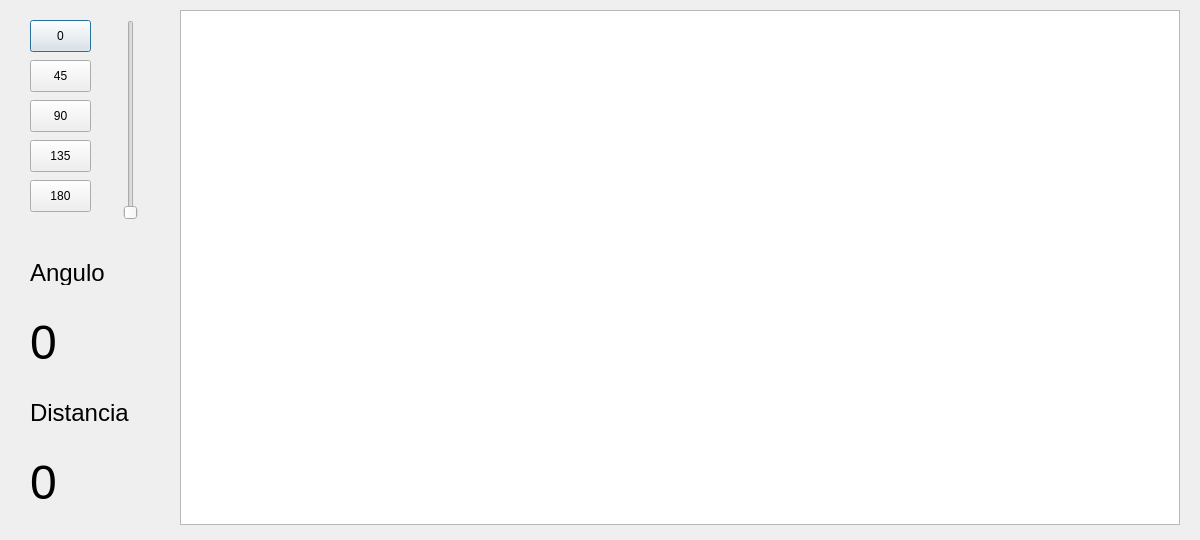
<?xml version="1.0" encoding="UTF-8"?>
<ui version="4.0">
 <class>Dialog</class>
 <widget class="QDialog" name="Dialog">
  <property name="geometry">
   <rect>
    <x>0</x>
    <y>0</y>
    <width>1200</width>
    <height>540</height>
   </rect>
  </property>
  <property name="maximumSize">
   <size>
    <width>1200</width>
    <height>540</height>
   </size>
  </property>
  <property name="windowTitle">
   <string>Radar</string>
  </property>
  <widget class="QLabel" name="label">
   <property name="geometry">
    <rect>
     <x>30</x>
     <y>260</y>
     <width>111</width>
     <height>25</height>
    </rect>
   </property>
   <property name="maximumSize">
    <size>
     <width>150</width>
     <height>25</height>
    </size>
   </property>
   <property name="font">
    <font>
     <family>Arial</family>
     <pointsize>18</pointsize>
    </font>
   </property>
   <property name="text">
    <string>Angulo</string>
   </property>
  </widget>
  <widget class="QLabel" name="angle">
   <property name="geometry">
    <rect>
     <x>30</x>
     <y>320</y>
     <width>71</width>
     <height>45</height>
    </rect>
   </property>
   <property name="maximumSize">
    <size>
     <width>150</width>
     <height>45</height>
    </size>
   </property>
   <property name="font">
    <font>
     <family>Arial</family>
     <pointsize>36</pointsize>
    </font>
   </property>
   <property name="autoFillBackground">
    <bool>false</bool>
   </property>
   <property name="text">
    <string>0</string>
   </property>
  </widget>
  <widget class="QLabel" name="label_2">
   <property name="geometry">
    <rect>
     <x>30</x>
     <y>400</y>
     <width>121</width>
     <height>25</height>
    </rect>
   </property>
   <property name="maximumSize">
    <size>
     <width>150</width>
     <height>25</height>
    </size>
   </property>
   <property name="font">
    <font>
     <family>Arial</family>
     <pointsize>18</pointsize>
    </font>
   </property>
   <property name="text">
    <string>Distancia</string>
   </property>
  </widget>
  <widget class="QLabel" name="range">
   <property name="geometry">
    <rect>
     <x>30</x>
     <y>460</y>
     <width>111</width>
     <height>45</height>
    </rect>
   </property>
   <property name="maximumSize">
    <size>
     <width>175</width>
     <height>45</height>
    </size>
   </property>
   <property name="font">
    <font>
     <family>Arial</family>
     <pointsize>36</pointsize>
    </font>
   </property>
   <property name="text">
    <string>0</string>
   </property>
  </widget>
  <widget class="QGraphicsView" name="graphicsView">
   <property name="geometry">
    <rect>
     <x>180</x>
     <y>10</y>
     <width>1000</width>
     <height>515</height>
    </rect>
   </property>
   <property name="maximumSize">
    <size>
     <width>1000</width>
     <height>515</height>
    </size>
   </property>
  </widget>
  <widget class="QPushButton" name="button0">
   <property name="geometry">
    <rect>
     <x>30</x>
     <y>20</y>
     <width>61</width>
     <height>32</height>
    </rect>
   </property>
   <property name="text">
    <string>0</string>
   </property>
  </widget>
  <widget class="QPushButton" name="button90">
   <property name="geometry">
    <rect>
     <x>30</x>
     <y>100</y>
     <width>61</width>
     <height>32</height>
    </rect>
   </property>
   <property name="text">
    <string>90</string>
   </property>
  </widget>
  <widget class="QPushButton" name="button180">
   <property name="geometry">
    <rect>
     <x>30</x>
     <y>180</y>
     <width>61</width>
     <height>32</height>
    </rect>
   </property>
   <property name="text">
    <string>180</string>
   </property>
  </widget>
  <widget class="QSlider" name="verticalSlider">
   <property name="geometry">
    <rect>
     <x>110</x>
     <y>20</y>
     <width>41</width>
     <height>200</height>
    </rect>
   </property>
   <property name="maximumSize">
    <size>
     <width>100</width>
     <height>200</height>
    </size>
   </property>
   <property name="maximum">
    <number>180</number>
   </property>
   <property name="orientation">
    <enum>Qt::Vertical</enum>
   </property>
  </widget>
  <widget class="QPushButton" name="button45">
   <property name="geometry">
    <rect>
     <x>30</x>
     <y>60</y>
     <width>61</width>
     <height>32</height>
    </rect>
   </property>
   <property name="text">
    <string>45</string>
   </property>
  </widget>
  <widget class="QPushButton" name="button135">
   <property name="geometry">
    <rect>
     <x>30</x>
     <y>140</y>
     <width>61</width>
     <height>32</height>
    </rect>
   </property>
   <property name="text">
    <string>135</string>
   </property>
  </widget>
 </widget>
 <resources/>
 <connections/>
</ui>
